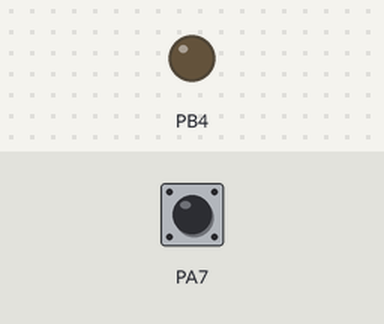
This program was run on a simulated ATmega16, built with avr-gcc and emulated at 8 MHz. Parts: output pins drawn as LEDs (lit = HIGH). Dashed ring = blinking. The test bench sets the inputs (shaded band); at power-on: PA7 HIGH.

Above: at 1.2 s.
1.3 s: PA7 pulled LOW for 3.2 s
At 1.55 s:
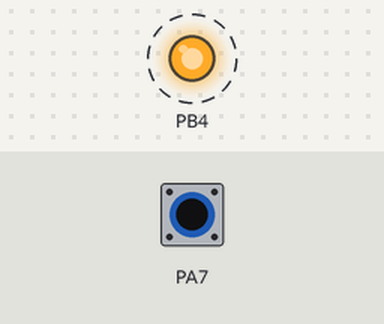
Timing chart, 0 to 6.3 s (numbered marks = the images above; inputs shaded):
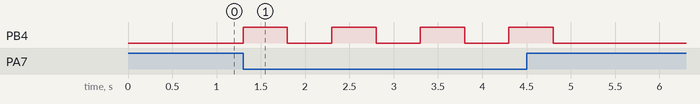

Measured:
- after the input at 1.3 s, PB4: alternates HIGH for 0.50 s and LOW for 0.50 s, 8 changes in all, then stays LOW, starting at once

The program:

main.c
```c
/*
 * File:   main.c
 * Author: Muhammad Hassan
 *
 * Created on October 26, 2021, 8:38 AM
 */


#include <avr/io.h>
#define F_CPU 8000000
#include<util/delay.h>

#define set_bit(reg,b) reg |= (1<<b)
#define clr_bit(reg,b) reg &= ~(1<<b)
#define tog_bit(reg,b) reg ^= (1<<b)

int main(void) {
    /* Replace with your application code */

    clr_bit(DDRA,7); // PA0 input
    set_bit(PORTA,7); // enable pull up

    set_bit(DDRB,4);  // PC0 output
    clr_bit(PORTB,4); // initial value =0

    // char flag = 0;
    while (1)
    {

/*       if( !(PINA & 0x80) )
        {
            tog_bit(PORTC,0);
        }
  */

      if ( ( (PINA)&(0x80) )== 0 )            // If switch is closed
      {
         set_bit(PORTB,4);
         _delay_ms(500);
         clr_bit(PORTB,4);
         _delay_ms(500);
      }
      else
      {
         clr_bit(PORTB,4);
      }
    }


}
```
